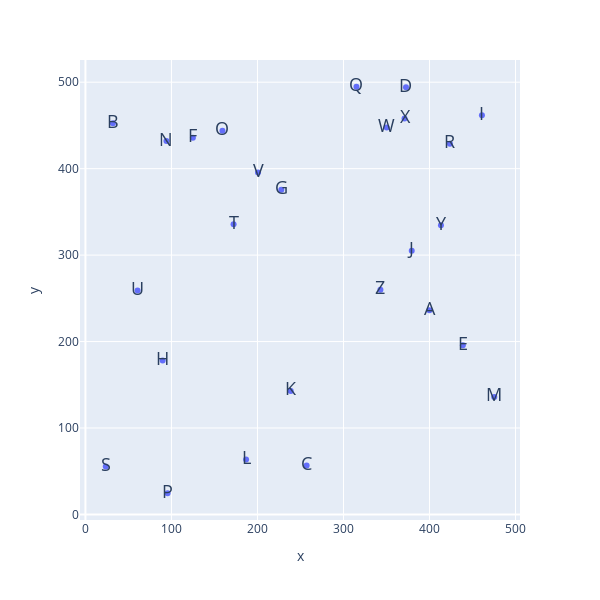

The code cell stored with this chart in its notebook:
### Code cell
import plotly.express as px
fig = px.scatter(dataframe, x='x', y='y', text=dataframe.index)
## Change the size of the figure
fig.update_layout(height=600, width=600)
## Increase the size of the text
fig.update_traces(textfont_size=18)

fig

### Figure 1 — Plotly figure (JSON) as saved in the notebook; plotly's stock layout.template omitted (floating-point values rounded to 4 significant figures)
{"data": [{"hovertemplate": "x=%{x}<br>y=%{y}<br>index=%{text}<extra></extra>", "legendgroup": "", "marker": {"color": "#636efa", "symbol": "circle"}, "mode": "markers+text", "name": "", "orientation": "v", "showlegend": false, "text": ["A", "B", "C", "D", "E", "F", "G", "H", "I", "J", "K", "L", "M", "N", "O", "P", "Q", "R", "S", "T", "U", "V", "W", "X", "Y", "Z"], "textfont": {"size": 18}, "type": "scatter", "x": [399.9, 31.96, 257.2, 372.6, 438.8, 124.9, 227.8, 89.78, 460.9, 379.3, 238.7, 186.8, 475.3, 94.19, 159.3, 95.5, 315.1, 423.7, 23.64, 172.2, 60.6, 200.6, 350.2, 370.9, 413.3, 342.9], "xaxis": "x", "y": [236.2, 452.4, 56.55, 494.1, 195.6, 435.7, 375.5, 178.2, 461.7, 305.0, 142.9, 63.53, 135.9, 432.0, 443.7, 24.55, 494.7, 428.9, 55.58, 335.6, 258.9, 395.5, 447.6, 457.9, 334.4, 259.8], "yaxis": "y"}], "layout": {"height": 600, "legend": {"tracegroupgap": 0}, "margin": {"t": 60}, "width": 600, "xaxis": {"anchor": "y", "domain": [0, 1], "title": {"text": "x"}}, "yaxis": {"anchor": "x", "domain": [0, 1], "title": {"text": "y"}}}}
